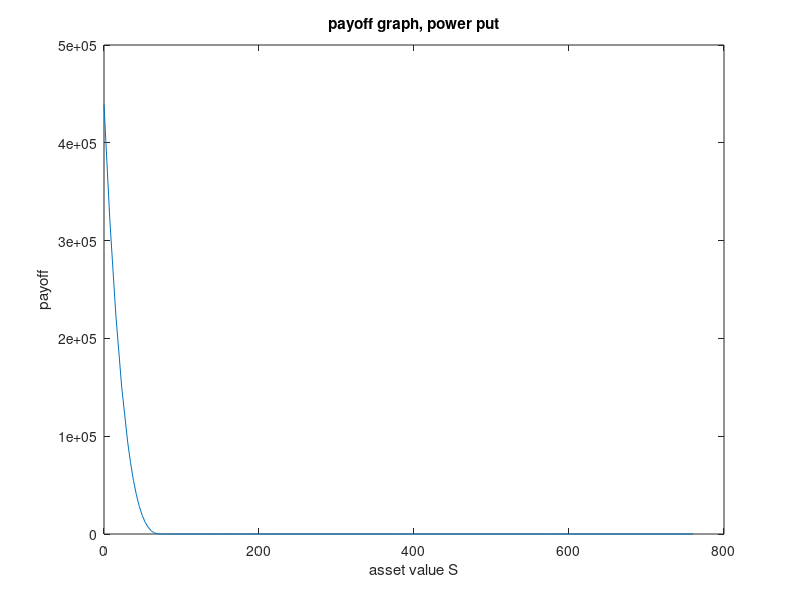

The MATLAB source for this figure: (Note: this script raises an error after producing the figure.)
%% Q1a

clearvars
close all
% parameters initialization
S0 = 76;
T = 1;
Deltatau = T/25;
alpha = 15;
r = 0.03;
K = S0;

% check S 
S = [ 0:0.1*S0:0.4*S0, ...
    0.45*S0:0.05*S0:0.8*S0, 0.82*S0 :0.02*S0 :0.9 *S0,...
    0.91*S0 :0.01*S0 :1.1*S0, 1.12*S0 :0.02*S0 :1.2*S0, ...
    1.25*S0 :0.05*S0 :1.6*S0, 1.7*S0 :0.1*S0 :2*S0,...
    2.2*S0, 2.4*S0, 2.8*S0, 3.6*S0, 5*S0, 7.5*S0, 10*S0];
S = S';
Scell = {};
Scell{1} = S;

Vold = max(K-S,0).^3;
figure(1)
plot(S, Vold)
title('payoff graph, power put')
xlabel('asset value S')
ylabel('payoff')

Deltataulist = zeros(5,1);
Deltataulist(1) = Deltatau;
% 4 refinements
for i = 1:4
    Sold = Scell{i};
    Snew = [Sold;(Sold(1:end-1) + Sold(2:end)) / 2 ];
    Snew = sort(Snew);
    Scell{i+1} = Snew;
    Deltataulist(i+1) = Deltatau/(2^i);
end

% make convergence table
Fimplicittable = zeros(length(Deltataulist),5);
CNtable = zeros(length(Deltataulist),5);
CNRantable = zeros(length(Deltataulist),5);

for i = 1:5
    % obtain option value at t=0, S = S0 using the corresponding grid and
    % time step
    [V0FL, V0CN,V0CNRan] = powerputpricer(Scell{i}, Deltataulist(i), S0, T, K, r);
    
    % nodes number 
    Fimplicittable(i,1) = size(Scell{i},1);
    CNtable(i,1) = size(Scell{i},1);
    CNRantable(i,1) = size(Scell{i},1);
    
    % timesteps number
    Fimplicittable(i,2) = 25 * 2^(i-1);
    CNtable(i,2) = 25 * 2^(i-1);
    CNRantable(i,2) = 25 * 2^(i-1);
    
    % option Value
    Fimplicittable(i,3) = V0FL;
    CNtable(i,3) = V0CN;
    CNRantable(i,3) = V0CNRan;
    
    % change in option value 
    if i > 1
        Fimplicittable(i,4) = Fimplicittable(i,3) - Fimplicittable(i-1,3);
        CNtable(i,4) = CNtable(i,3) - CNtable(i-1,3);
        CNRantable(i,4) = CNRantable(i,3) - CNRantable(i-1,3);
    end
    
    % Ratio
    if i > 2 
        Fimplicittable(i,5) = Fimplicittable(i-1,4)/Fimplicittable(i,4);
        CNtable(i,5) = CNtable(i-1,4)/CNtable(i,4);
        CNRantable(i,5) = CNRantable(i-1,4)/CNRantable(i,4);
    end 
end

Fimplicittable = array2table(Fimplicittable, 'VariableNames', ...
    {'Nodes','timesteps','Value','Change','Ratio'})
CNtable = array2table(CNtable, 'VariableNames', ...
    {'Nodes','timesteps','Value','Change','Ratio'})
CNRantable = array2table(CNRantable, 'VariableNames', ...
    {'Nodes','timesteps','Value','Change','Ratio'})

%% Q1a Discussion
% Note that fully implicit method has convergence rate O(\Delta tau, (\Delta S)^2)
% and hence it does not satisfy (4) in our question. Thus we don't expect
% the ratio for the convergence table of fully implicit method to be 4. In
% fact, we observe that such ratio is around 3, reflecting that the
% convergence rate is slightly better than first order (since we have
% O((\Delta S)^2)) but not as good as second order (since we have O(\Delta
% tau)). 
% 
% Note that Crank-Nicolson method has convergence rate  O((\Delta tau)^2,
% (\Delta S)^2). Hence, we expect the ratio for the convergence table of CN
% method to be 4. We observe that such ratio is indeed roughly 4,
% consistent with the theory regarding the rate of convergence. 
% Note that generally non-smooth payoff will cause oscillations in
% solution, resulting in slow convergence of CN method. However, in our
% case, the payoff function of the power put is quite smooth since we are
% taking cubic power. The smoothness of the payoff can also be seen in
% figure 1. At least, the payoff is continuous and the fact that K = S0 and
% we have a node at S0 = K means that no smoothing is required and we
% expect the usual second order convergence.
% 
% For CN-Rannacher, the purpose of it is to do some smoothing so that
% second order convergence is attained even for nonsmooth payoff. But in
% our case, the payoff is quite smooth. But it does not prohibit
% CN-Rannacher to achieve second order convergence, as demostrated in the
% Ratio column of its convergence table being around 4.

function [V0fullyimplicit, V0CN,V0CNRan] = powerputpricer(S, Deltatau, S0, T, K, r)
% output option value at t =0, S =S0, using fully implicit, Crank Nicolson,
% and CN-Rannacher

%%% Fully implicit
%%% only compute initial option value
%%% can easily modified to obtain options values at each grid points
m = length(S);
Vold = zeros(m,1); 
Vnew = Vold;
N = T / Deltatau;
% initialize payoff 
Vold = max(K-S,0).^3;

% preprocessing step for simple BS equation
% so that we have positive coefficient discretization
% these will also be used for CN and CN-Rannacher
Smid = S(2:end-1);
Sleft = S(1:end-2);
Sright = S(3:end);
sigma = sigmalvf(Smid);
alphacentral = sigma.^2 .* Smid .^2 ./ ((Smid - Sleft).* (Sright - Sleft)) - ...
    r* Smid ./(Sright - Sleft);
betacentral = sigma.^2 .* Smid .^2 ./ ((Sright - Smid).* (Sright - Sleft)) + ...
    r* Smid ./(Sright - Sleft);

alphaups = sigma.^2 .* Smid .^2 ./ ((Smid - Sleft).* (Sright - Sleft));
betaups = sigma.^2 .* Smid .^2 ./ ((Sright - Smid).* (Sright - Sleft)) + ...
    r* Smid ./(Sright - Smid);

idx1 = alphacentral <0;
idx2 = betacentral <0;
idx = idx1 | idx2;

alphavec = alphacentral;
betavec = betacentral;
alphavec(idx) = alphaups(idx);
betavec(idx) = betaups(idx);

% build the matrix M by spdiags
Bin = Deltatau* [[[-alphavec;0];0], [[r; (alphavec + betavec +r)];0],[[0;0];-betavec]];
M = spdiags(Bin, -1:1, m, m);
% spy(M) % see the nonzero entries of the matrix M
% Note that our M is time independent
I = speye(m);
[L,U,P] = lu(M+I); 
% increase performance since the LU factorization is only computed once and
% being reused in each linear system solving
% to solve (M+I)x = b, y =L\ (P*b), x = U\y

for n = 1 : N  
    y = L\(P*Vold);
    Vnew = U\y;
    Vold = Vnew;
end
S0id = S0 == S;
V0fullyimplicit = Vnew(S0id);


%%% Crank-Nicolson
%%% only compute initial option value
%%% can easily modified to obtain options values at each grid points
Vold = zeros(m,1); 
Vnew = Vold;
% initialize payoff 
Vold = max(K-S,0).^3;

Bin = Deltatau/2* [[[-alphavec;0];0], [[r; (alphavec + betavec +r)];0],[[0;0];-betavec]];
Mhat = spdiags(Bin, -1:1, m, m);
% Note that our Mhat is time independent
I = speye(m);
[L1,U1,P1] = lu(Mhat+I); 


for n = 1 : N  
    y = L1\(P1*(I-Mhat)*Vold);
    Vnew = U1\y;
    Vold = Vnew;
end
V0CN = Vnew(S0id);

%%% CN-Rannacher
Vold = zeros(m,1); 
Vnew = Vold;
% initialize payoff 
Vold = max(K-S,0).^3;

% two steps of fully implicit 
for n = 1 : 2  
    y = L\(P*Vold);
    Vnew = U\y;
    Vold = Vnew;
end

% use CN after that
for n = 1 : N -2
    y = L1\(P1*(I-Mhat)*Vold);
    Vnew = U1\y;
    Vold = Vnew;
end
V0CNRan = Vnew(S0id);

end

function out = sigmalvf(S)
% note that the local volatility function actually is independent of t 
% vectorized output, assume column vector input 
    alpha = 15;
    S0 = 76;
    out = alpha./ (max(S0 + (S- S0)./ (2*S0), 10^(-8)));
end